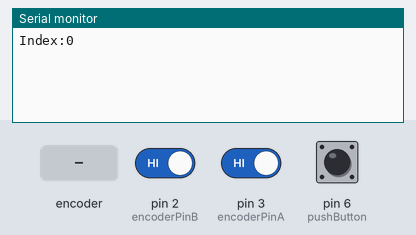
This sketch was run on a simulated Arduino Uno, built with avr-gcc and run on an emulated ATmega328P. Parts: the last lines printed to the serial monitor. Inputs (shaded band) come from the test bench; at power-on: pin 6 (pushButton) HIGH, pin 2 (encoderPinB) HIGH, pin 3 (encoderPinA) HIGH.

Above: at 1.2 s.
1.3 s: pin 6 (pushButton) pulled LOW for 0.15 s
At 2.0 s:
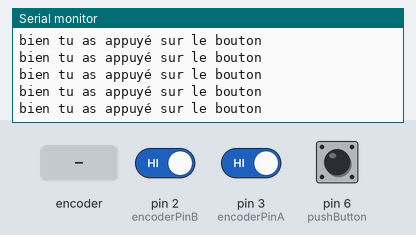
2.9 s: rotary encoder on pin 3 (encoderPinA) / pin 2 (encoderPinB) turned 1 step (first pin leading)
At 4.2 s:
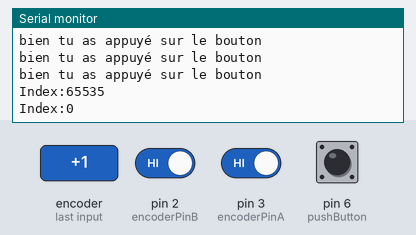
4.6 s: rotary encoder on pin 3 (encoderPinA) / pin 2 (encoderPinB) turned 1 step (first pin leading)
At 5.5 s:
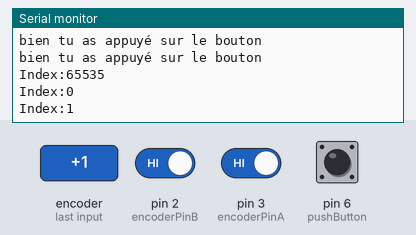
Timing chart, 0 to 7.6 s (numbered marks = the images above; inputs shaded):
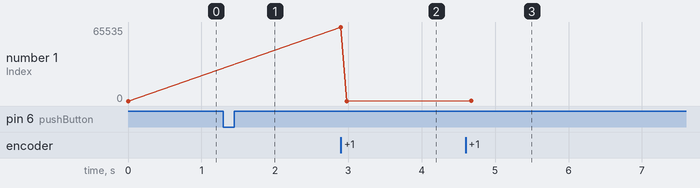

Measured:
- after the input at 1.3 s, the serial monitor: prints a new line at once (image 1)
- after the input at 2.9 s, the serial monitor: prints a new line at once (image 2)
- after the input at 4.6 s, the serial monitor: prints a new line after 0.08 s (image 3)
- plotted number 1: 0 → 1 after the input at 4.6 s

The sketch:

rotary_encoder.ino
```cpp
//Any digital pin for the push button effect if used.
int pushButton = 6;

//DO NOT CHANGE THESE PINS!  2 and 3 are special intrupt pins
//on the Yun and can not be changed for another pin.
int encoderPinA = 3;
int encoderPinB = 2;

//helper set up:
volatile unsigned int encoderPos = 0;  // a counter for the dial
unsigned int lastReportedPos = 1;   // change management
static boolean rotating=false;      // debounce management
// interrupt service routine vars
boolean A_set = false;
boolean B_set = false;


void setup() {
  pinMode(encoderPinA, INPUT_PULLUP);
  pinMode(encoderPinB, INPUT_PULLUP);
  pinMode(pushButton, INPUT_PULLUP);

// encoder pin on interrupt 0 (pin 2)
  attachInterrupt(0, doEncoderA, CHANGE);
// encoder pin on interrupt 1 (pin 3)
  attachInterrupt(1, doEncoderB, CHANGE);

  Serial.begin(9600);
}


void loop() {
  rotating = true;  // reset the debouncer

  if (lastReportedPos != encoderPos) {
    Serial.print("Index:");
    Serial.println(encoderPos, DEC);
    lastReportedPos = encoderPos;
  }

  //reset the counter to 0 if the button is pressed.
  if (digitalRead(pushButton) == LOW )  {
    encoderPos = 0;
    Serial.println("bien tu as appuyé sur le bouton");
  }
}

// Interrupt on A changing state
void doEncoderA(){
  // debounce
  if ( rotating ) delay (1);  // wait a little until the bouncing is done

  // Test transition, did things really change?
  if( digitalRead(encoderPinA) != A_set ) {  // debounce once more
    A_set = !A_set;

    // adjust counter + if A leads B
    if ( A_set && !B_set )
      encoderPos += 1;

    rotating = false;  // no more debouncing until loop() hits again
  }
}

// Interrupt on B changing state, same as A above
void doEncoderB(){
  if ( rotating ) delay (1);
  if( digitalRead(encoderPinB) != B_set ) {
    B_set = !B_set;
    //  adjust counter - 1 if B leads A
    if( B_set && !A_set )
      encoderPos -= 1;

    rotating = false;
  }
}
```
